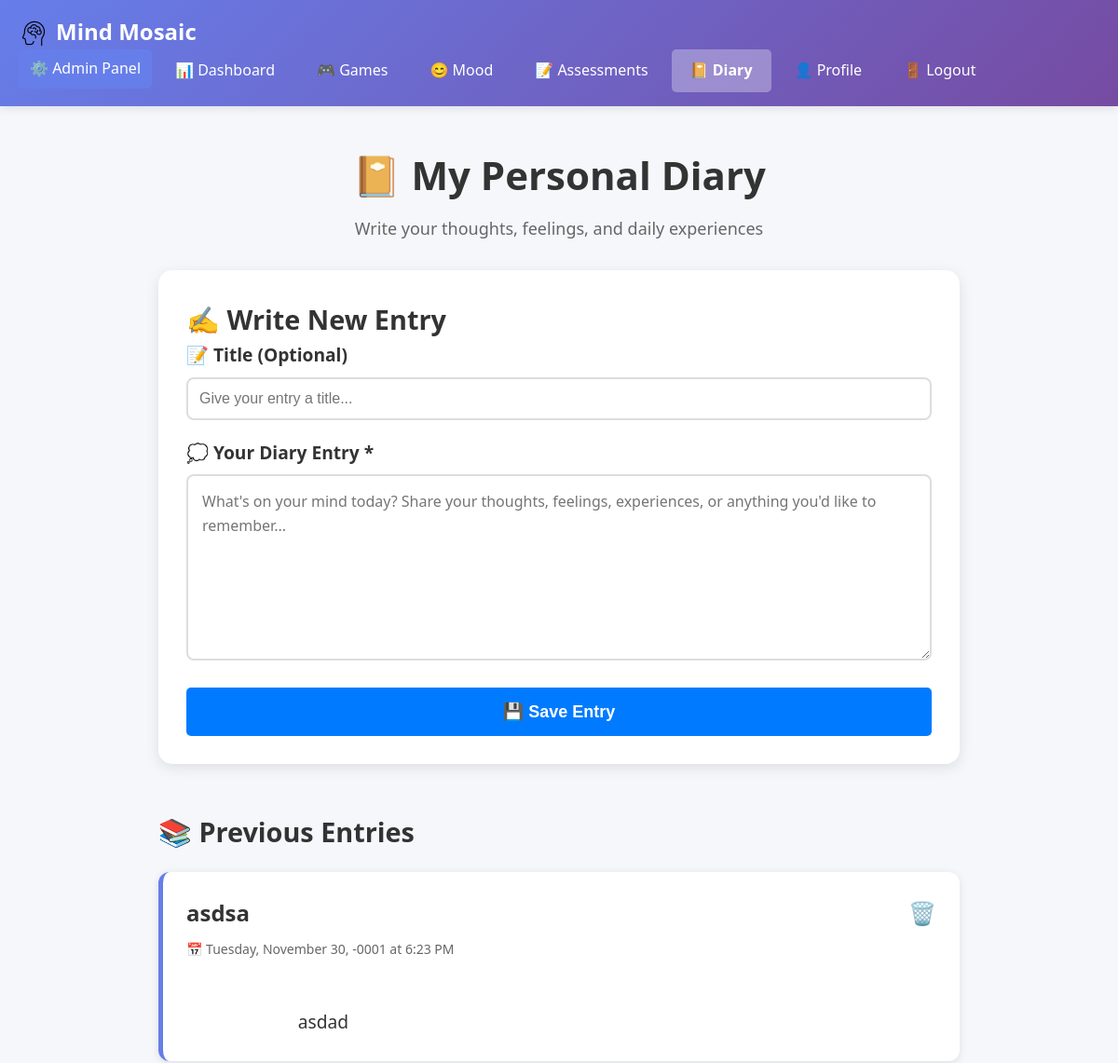
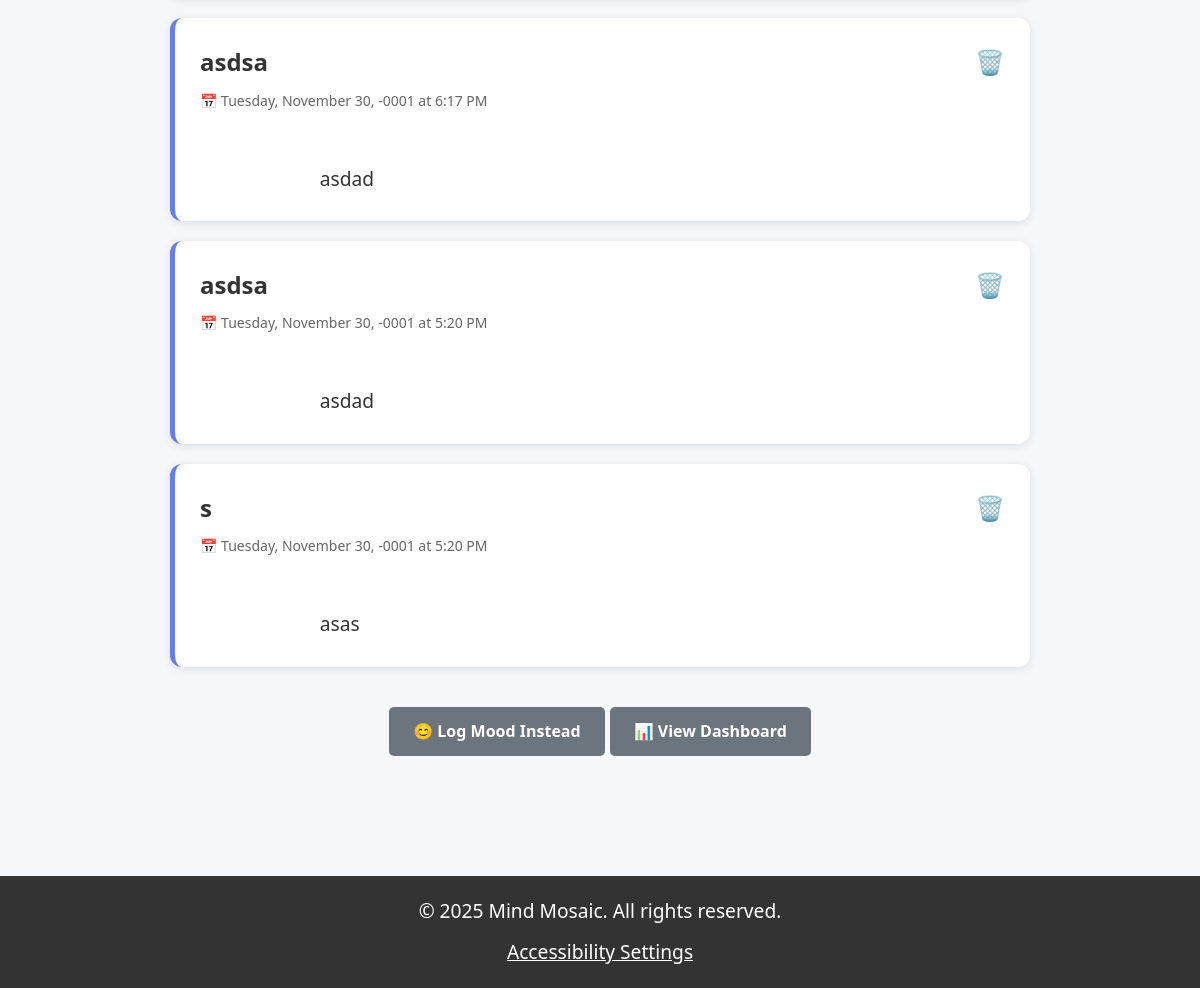
/pages/diary.php (signed in), run on the app's committed database (2 pictures, top to bottom).
### tables this page shows
CREATE TABLE `diary_entries` (
  `diary_id` bigint(20) UNSIGNED NOT NULL,
  `user_id` int(10) UNSIGNED NOT NULL,
  `title` varchar(255) DEFAULT NULL,
  `content` text NOT NULL,
  `entry_date` date NOT NULL,
  `created_at` datetime NOT NULL DEFAULT current_timestamp(),
  `updated_at` datetime NOT NULL DEFAULT current_timestamp() ON UPDATE current_timestamp()
);

### pages/diary.php (the view, shortened to what this page needs)
<?php
require_once __DIR__ . '/../_header.php';
require_once __DIR__ . '/../database/config.php';
$user_id = $_SESSION['user_id'];
try {
    $stmt = $pdo->prepare("
        SELECT diary_id, user_id, title, content, entry_date, created_at
        FROM diary_entries
        WHERE user_id = ?
        ORDER BY entry_date DESC, created_at DESC
    ");
    $stmt->execute([$user_id]);
    $entries = $stmt->fetchAll(PDO::FETCH_ASSOC);
} catch (PDOException $e) {
    error_log("Diary fetch error: " . $e->getMessage());
    $entries = [];
}
?>
<link rel="stylesheet" href="/assets/css/diary.css">
<div class="diary-container">
    <h1 class="diary-title">📔 My Personal Diary</h1>
    <p class="diary-subtitle">
        Write your thoughts, feelings, and daily experiences
    </p>
    <div class="diary-form-card">
        <h2 class="form-title">✍️ Write New Entry</h2>
        <form method="POST" action="">
            <div class="form-group">
                <label for="title" class="form-label">
                    📝 Title (Optional)
                </label>
                <input type="text" id="title" name="title" class="form-input" placeholder="Give your entry a title...">
            </div>
            <div class="form-group">
                <label for="diary_entry" class="form-label">
                    💭 Your Diary Entry *
                </label>
                <textarea id="diary_entry" name="diary_entry" required class="form-textarea"
                    placeholder="What's on your mind today? Share your thoughts, feelings, experiences, or anything you'd like to remember..."></textarea>
            </div>
            <button type="submit" class="btn btn-primary btn-save">
                💾 Save Entry
            </button>
        </form>
    </div>
    <?php if (!empty($entries)): ?>
        <h2 class="entries-heading">📚 Previous Entries</h2>
        <div class="diary-entries">
            <?php foreach ($entries as $entry): ?>
                <div class="diary-entry-card">
                    <div class="entry-header">
                        <div class="entry-meta">
                            <?php if (!empty($entry['title'])): ?>
                                <h3 class="entry-title">
                                    <?php echo htmlspecialchars($entry['title']); ?>
                                </h3>
                            <?php endif; ?>
                            <p class="entry-date">
                                📅 <?php echo date('l, F j, Y', strtotime($entry['entry_date'] ?? $entry['created_at'])); ?>
                                at <?php echo date('g:i A', strtotime($entry['created_at'])); ?>
                            </p>
                        </div>
                        <a href="?delete=<?php echo $entry['diary_id']; ?>"
                            onclick="return confirm('Are you sure you want to delete this diary entry?')" class="delete-btn"
                            title="Delete entry">
                            🗑️
                        </a>
                    </div>
                    <div class="entry-text">
                        <?php echo nl2br(htmlspecialchars($entry['content'])); ?>
                    </div>
                </div>
            <?php endforeach; ?>
        </div>
    <?php endif; ?>
    <div class="action-buttons">
        <a href="emotion/mood.php" class="btn btn-secondary">😊 Log Mood Instead</a>
        <a href="insights/dashboard.php" class="btn btn-secondary">📊 View Dashboard</a>
    </div>
</div>
<?php require_once __DIR__ . '/../_footer.php'; ?>

### assets/css/header.css (style rules this page uses)
* { margin: 0; padding: 0; box-sizing: border-box; }
body { font-family: 'Segoe UI', Tahoma, Geneva, Verdana, sans-serif; background: #f5f7fa; color: #333; line-height: 1.6; display: flex; flex-direction: column; min-height: 100vh; }
body.large-font { font-size: 120%; }
.btn { display: inline-block; padding: 12px 24px; border: none; border-radius: 5px; font-size: 16px; cursor: pointer; text-decoration: none; transition: all 0.3s; font-weight: 600; }
.btn-primary { background: #007bff; color: white; }
.btn-secondary { background: #6c757d; color: white; }

### assets/css/diary.css (style rules this page uses)
.diary-container { max-width: 900px; margin: 0 auto; padding: 20px; }
.diary-title { text-align: center; font-size: 42px; margin-bottom: 10px; }
.diary-subtitle { text-align: center; font-size: 18px; color: #666; margin-bottom: 30px; }
.diary-form-card { background: white; padding: 30px; border-radius: 15px; box-shadow: 0 4px 15px rgba(0,0,0,0.1); margin-bottom: 30px; }
.form-title { margin-top: 0; }
.form-group { margin-bottom: 20px; }
.form-label { display: block; font-weight: bold; margin-bottom: 8px; }
.form-input { width: 100%; padding: 12px; font-size: 16px; border: 2px solid #ddd; border-radius: 8px; }
.form-textarea { width: 100%; min-height: 200px; padding: 15px; font-size: 16px; border: 2px solid #ddd; border-radius: 8px; resize: vertical; font-family: inherit; line-height: 1.6; }
.btn-save { width: 100%; padding: 15px; font-size: 18px; }
.entries-heading { margin-top: 50px; margin-bottom: 20px; }
.diary-entry-card { background: white; padding: 25px; border-radius: 12px; border-left: 5px solid #667eea; box-shadow: 0 2px 10px rgba(0,0,0,0.1); margin-bottom: 20px; transition: transform 0.2s; }
.entry-header { display: flex; justify-content: space-between; align-items: start; margin-bottom: 15px; }
.entry-meta { flex: 1; }
.entry-title { margin: 0 0 8px 0; font-size: 24px; color: #333; }
.entry-date { color: #666; font-size: 14px; margin: 0; }
.delete-btn { color: #dc3545; text-decoration: none; font-size: 24px; }
.entry-text { line-height: 1.8; color: #333; white-space: pre-wrap; word-wrap: break-word; }
.action-buttons { text-align: center; margin: 40px 0; }

### data on the page
diary_entries: title "asdsa", entry_date "Tuesday, November 30, -0001", created_at "6:23 PM", content "asdad"
diary_entries: title "asdsa", entry_date "Tuesday, November 30, -0001", created_at "6:17 PM", content "asdad"
diary_entries: title "asdsa", entry_date "Tuesday, November 30, -0001", created_at "5:20 PM", content "asdad"
diary_entries: title "s", entry_date "Tuesday, November 30, -0001", created_at "5:20 PM", content "asas"
